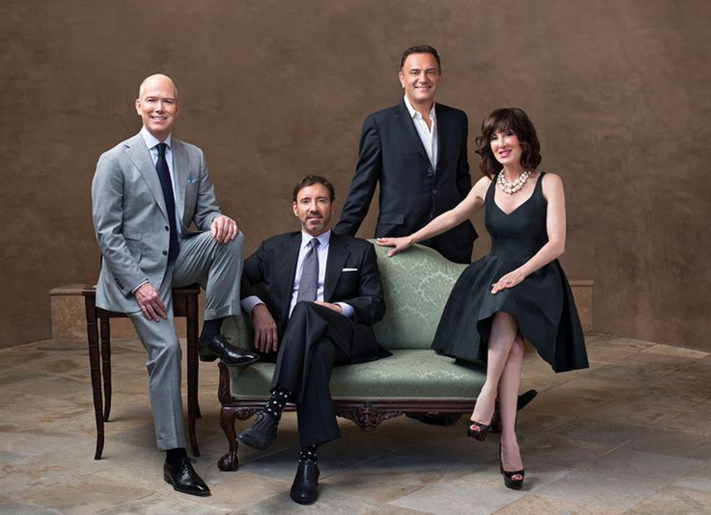
#> input picture 4_detection/images/faces/faces3.jpg, 1421 x 1029 px (shown at 1/2 size); the run also reads 1 picture not shown here
$ jupyter execute --allow-errors 4_detection.ipynb
#> lines starting #> are read from the running program, lines starting #| are printed output that depends on the picture
### 4_detection/hogvis.py
import matplotlib.pyplot as plt
import numpy as np
import skimage.draw

def hogvis(descriptor,bsize=8,norient=9):
    """
    This function visualizes a hog descriptor using little
    icons to indicate orientation. We follow the convention
    that the first orientation bin starts at a gradient
    orientations of -pi/2 and the last bin ends at pi/2

    Parameters
    ----------
    descriptor : 3D float array
         HOG descriptor values

    bsize : int
        The size of the spatial bins in pixels, defaults to 8

    norient : int
        The number of orientation histogram bins, defaults to 9

    Returns
    -------
    hog_image : 2D float array
        Visualization of the hog descriptor with oriented line segments.

    """

    d_h = descriptor.shape[0]
    d_w = descriptor.shape[1]
    hog_image = np.zeros((d_h*bsize,d_w*bsize), dtype=float)

    #radius of a spatial bin
    radius = bsize // 2
    orient = np.arange(norient)

    #angle of bin mid-points 0..pi
    orient_angle = (np.pi * (orient + .5) / norient)

    #end points of a line at each orientation
    vr = -(radius-0.5) * np.cos(orient_angle)
    vc = (radius-0.5) * np.sin(orient_angle)

    for r in range(d_h):
        for c in range(d_w):
            for o, dr, dc in zip(orient,vr,vc):
                centre = tuple([r*bsize + radius, c*bsize + radius])
                rr, cc = skimage.draw.line(int(centre[0] - dc), int(centre[1] + dr),
                                          int(centre[0] + dc), int(centre[1] - dr))
                hog_image[rr,cc] += descriptor[r, c, o]

    return hog_image


# [16 lines left out: function test_hogvis, not called in this run]

### 4_detection/4_detection.ipynb
# Object Detection

In this assignment, you will develop an object detector based on gradient features and sliding window classification. A set of test images and ***hogvis.py*** are provided in the Canvas assignment directory

---

[cell 1]
import numpy as np
import matplotlib.pyplot as plt
np.seterr(divide='ignore', invalid='ignore')

---
# 1. Image Gradients [20 pts]

Write a function that takes a grayscale image as input and returns two arrays the same size as the image, the first of which contains the magnitude of the image gradient at each pixel and the second containing the orientation.

Your function should filter the image with the simple x- and y-derivative filters described in class. Once you have the derivatives you can compute the orientation and magnitude of the gradient vector at each pixel. You should use  ***scipy.ndimage.correlate*** with the 'nearest' option in order to nicely handle the image boundaries.

Include a visualization of the output of your gradient calculate for a small test image. For displaying the orientation result, please uses a cyclic colormap such as "hsv" or "twilight".  (see https://matplotlib.org/tutorials/colors/colormaps.html)

NOTE: To be consistent with the provided code that follows, the gradient orientation values you return should range in (-pi/2,+pi/2) where a horizontal edge (vertical gradient) is -pi/2 and the angle increases as the edge rotates clockwise in the image.

[cell 2]
#we will only use:  scipy.ndimage.correlate
from scipy import ndimage

def mygradient(image):
    """
    This function takes a grayscale image and returns two arrays of the
    same size, one containing the magnitude of the gradient, the second
    containing the orientation of the gradient.


    Parameters
    ----------
    image : 2D float array of shape HxW
         An array containing pixel brightness values

    Returns
    -------
    mag : 2D float array of shape HxW
        gradient magnitudes

    ori : 2Dfloat array of shape HxW
        gradient orientations in radians
    """

    # your code goes here
    weightX = [[1,0,-1],
              [2,0,-2],
              [1,0,-1]]
    weightY = [[1,2,1],
              [0,0,0],
              [-1,-2,-1]]

    xDerivative = ndimage.correlate(image, np.array(weightX), mode="nearest")
    yDerivative = ndimage.correlate(image, np.array(weightY), mode="nearest")
    mag = np.sqrt(xDerivative ** 2 + yDerivative ** 2)
    ori = np.arctan(yDerivative/xDerivative)
    ori = np.where(np.isnan(ori), 0., ori)


    return (mag,ori)

[cell 3]
#
# Demonstrate your mygradient function here by loading in a grayscale
# image, calling mygradient, and visualizing the resulting magnitude
# and orientation images. For visualizing orientation image, I suggest
# using the hsv or twilight colormap.
#


# here is one simple test image which has gradients pointed in all
# directions so you can see if your orientation estimates are reasonable
[yy,xx] = np.mgrid[-100:100,-100:100]
testimage = np.minimum(np.maximum(np.array(xx*xx+yy*yy,dtype=float),400),8100)

(mag,ori) = mygradient(testimage)
plt.imshow(testimage, cmap='gray')
plt.show()

plt.imshow(mag, cmap='gray')
plt.show()
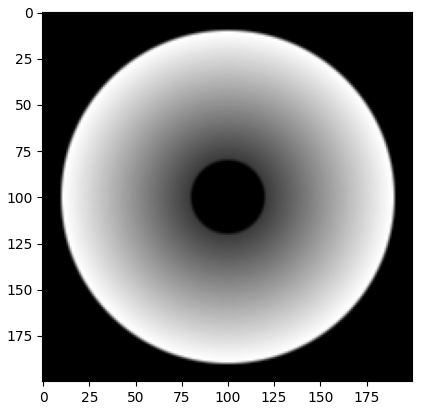
#> figure drawn by matplotlib, 1 panel

plt.imshow(ori, cmap='hsv')
plt.show()
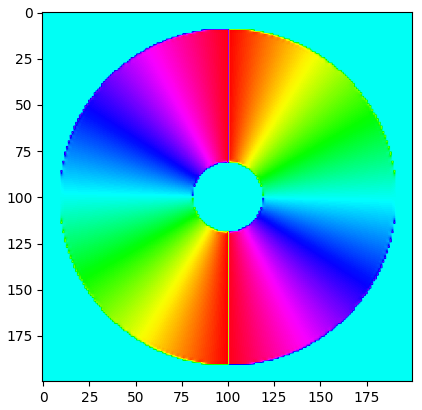
#> figure drawn by matplotlib, 1 panel

# you should also load in or synthesize another image to test with besides
# the one above.
image = plt.imread("images/faces/faces3.jpg").mean(axis=2)
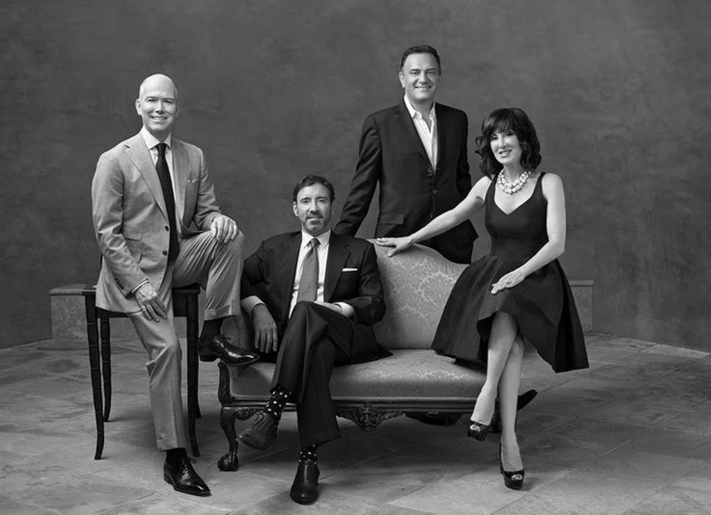
#> image: shape (1029, 1421) float64 (shown at 1/2 size); min 0, max 255, mean 83.1

(mag,ori) = mygradient(image)
#> in mygradient (call 2), `xDerivative = ndimage.correlate(image, np.array(weightX), mode="neares..`:
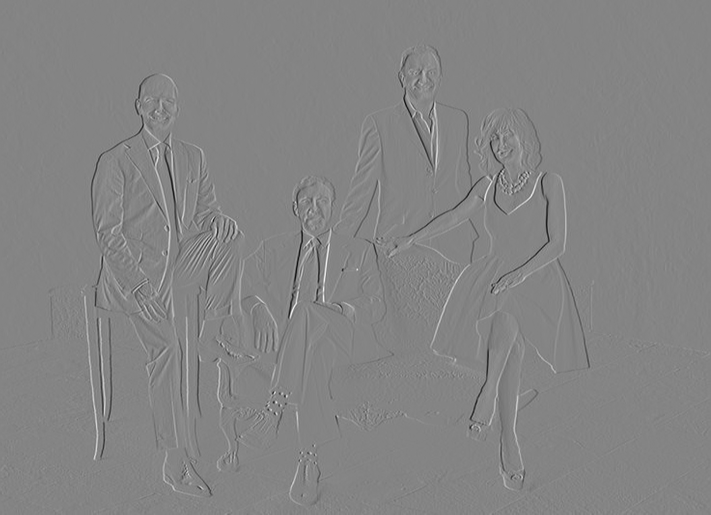
#> xDerivative: shape (1029, 1421) float64 (shown at 1/2 size); min -690.7, max 640.7, mean 0; drawn with min black and max white
#> in mygradient (call 2), `yDerivative = ndimage.correlate(image, np.array(weightY), mode="neares..`:
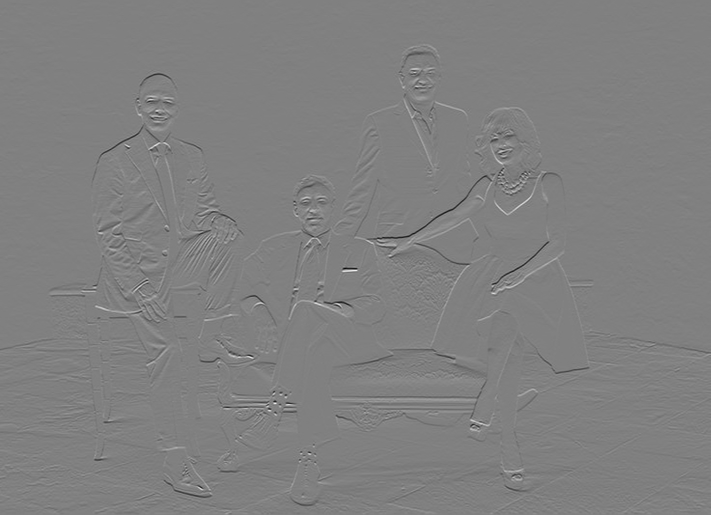
#> yDerivative: shape (1029, 1421) float64 (shown at 1/2 size); min -744.7, max 734.3, mean -0.5; drawn with min black and max white
#> in mygradient (call 2), `mag = np.sqrt(xDerivative ** 2 + yDerivative ** 2)`:
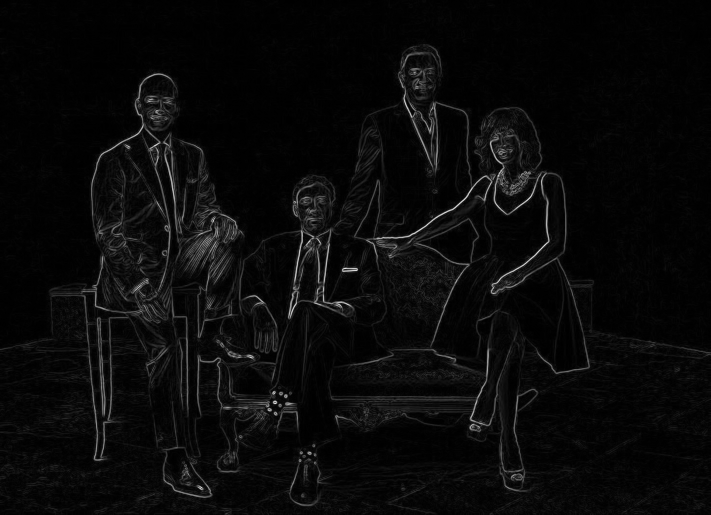
#> mag: shape (1029, 1421) float64 (shown at 1/2 size); min 0, max 767.3, mean 29.7; drawn with min black and max white
#> in mygradient (call 2), `ori = np.arctan(yDerivative/xDerivative)`:
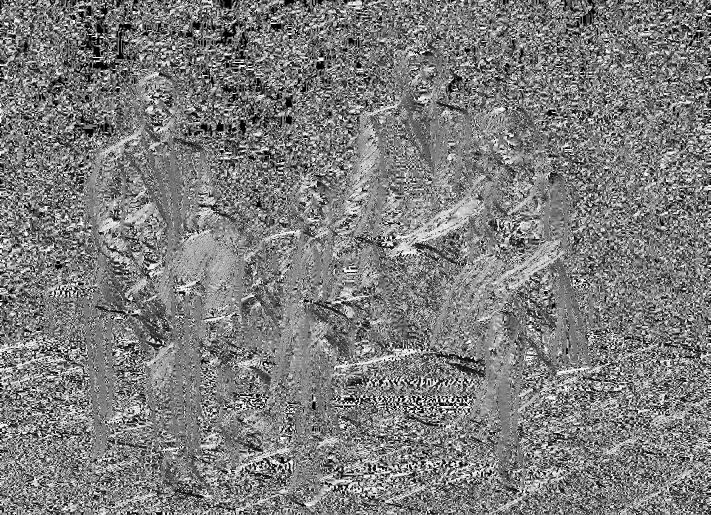
#> ori: shape (1029, 1421) float64 (shown at 1/2 size); 0.85% of the values are NaN or infinite; the others: min -1.57, max 1.57, mean -0.0165; drawn with min black, max white, NaN and infinite black

#visualize results mag,ori as images
plt.imshow(image, cmap='gray')
plt.show()

plt.imshow(mag, cmap='gray')
plt.show()

plt.imshow(ori, cmap='twilight')
plt.show()

---

# 2. Histograms of Gradient Orientations [25 pts]

Write a function that computes gradient orientation histograms over each 8x8 block of pixels in an image. Your function should bin the orientation into 9 equal sized bins between -pi/2 and pi/2. The input of your function will be an image of size HxW. The output should be a three-dimensional array ***ohist*** whose size is (H/8)x(W/8)x9 where ***ohist[i,j,k]*** contains the count of how many edges of orientation k fell in block (i,j). If the input image dimensions are not a multiple of 8, you should use ***np.pad*** with the ***mode=edge*** option to pad the width and height up to the nearest integer multiple of 8.

To determine if a pixel is an edge, we need to choose some threshold. I suggest using a threshold that is 10% of the maximum gradient magnitude in the image. Since each 8x8 block will contain a different number of edges, you should normalize the resulting histogram for each block to sum to 1 (i.e., ***np.sum(ohist,axis=2)*** should be 1 at every  location).

I would suggest your function loops over the orientation bins. For each orientation bin you'll need to identify those pixels in the image whose gradient magnitude is above the threshold and whose orientation falls in the given bin. You can do this easily in numpy using logical operations in order to generate an array the same size as the image that contains Trues at the locations of every edge pixel that falls in the given orientation bin and is above threshold. To collect up pixels in each 8x8 spatial block you can use the function ***ski.util.view_as_windows(...,(8,8),step=8)*** and ***np.count_nonzeros*** to count the number of edges in each block.

Test your code by creating a simple test image (e.g. a white disk on a black background), computing the descriptor and using the provided function ***hogvis*** to visualize it.

Note: in the discussion above I have assumed 8x8 block size and 9 orientations. In your code you should use the parameters ***bsize*** and ***norient*** in place of these constants.

[cell 4]
#we will only use:  ski.util.view_as_windows for computing hog descriptor
import skimage as ski

def hog(image,bsize=8,norient=9):

    """
    This function takes a grayscale image and returns a 3D array
    containing the histogram of gradient orientations descriptor (HOG)
    We follow the convention that the histogram covers gradients starting
    with the first bin at -pi/2 and the last bin ending at pi/2.

    Parameters
    ----------
    image : 2D float array of shape HxW
         An array containing pixel brightness values

    bsize : int
        The size of the spatial bins in pixels, defaults to 8

    norient : int
        The number of orientation histogram bins, defaults to 9

    Returns
    -------
    ohist : 3D float array of shape (H/bsize,W/bsize,norient)
        edge orientation histogram

    """
#> called with bsize = 8, norient = 9

    # determine the size of the HOG descriptor
    (h,w) = image.shape
    h2 = int(np.ceil(h/float(bsize)))
    w2 = int(np.ceil(w/float(bsize)))
    ohist = np.zeros((h2,w2,norient))

    # pad the input image on right and bottom as needed so that it
    # is a multiple of bsize
    pw = (0, bsize - w % bsize) if w % bsize != 0 else (0, 0) #amounts to pad on left and right side
    ph = (0, bsize - h % bsize) if h % bsize != 0 else (0, 0) #amounts to pad on bottom and top side
    image = np.pad(image,(ph,pw),'edge')

    # make sure we did the padding correctly
    assert(image.shape==(h2*bsize,w2*bsize))

    # compute image gradients
    (mag,ori) = mygradient(image)

    # choose a threshold which is 10% of the maximum gradient magnitude in the image
    thresh = 0.1 * np.max(mag)

    # separate out pixels into orientation channels, dividing the range of orientations
    # [-pi/2,pi/2] into norient equal sized bins and count how many fall in each block
    binEdges = np.linspace(-np.pi/2, np.pi/2, norient+1);

    # as a sanity check, make sure every pixel gets assigned to at most 1 bin.
    bincount = np.zeros((h2*bsize,w2*bsize))
    for i in range(norient):
        #create a binary image containing 1s for pixels at the ith
        #orientation where the magnitude is above the threshold.
        B = (mag >= thresh) & (ori >= binEdges[i]) & (ori < binEdges[i + 1])

        #sanity check: record which pixels have been selected at this orientation
        bincount = bincount + B

        #pull out non-overlapping bsize x bsize blocks
        chblock = ski.util.view_as_windows(B,(bsize,bsize),step=bsize)

        #sum up the count for each block and store the results
        ohist[..., i] = np.count_nonzero(chblock, axis=(2, 3))

    #each pixel should have only selected at most once
    assert(np.all(bincount<=1))

    # lastly, normalize the histogram so that the sum along the orientation dimension is 1
    # note: don't divide by 0! If there are no edges in a block (i.e. the sum of counts
    # is 0) then your code should leave all the values as zero.

    block_counts = np.sum(ohist, axis=2)
    nonzero_blocks = np.nonzero(block_counts)
    ohist[nonzero_blocks] /= block_counts[nonzero_blocks][:, np.newaxis]
    ohist[block_counts == 0] = 0


    assert(ohist.shape==(h2,w2,norient))

    return ohist

[cell 5]
#provided function for visualizing hog descriptors
from hogvis import hogvis

#
# generate a simple test image... a 80x80 image
# with a circle of radius 30 in the center
#
[yy,xx] = np.mgrid[-40:41,-40:41]
im = np.array((xx*xx+yy*yy<=30*30),dtype=float)
#
# display the image and the output of hogvis
#
h = hog(im)
hogim = hogvis(h)

plt.subplot(1,2,1)
plt.imshow(im)
plt.subplot(1,2,2)
plt.imshow(hogim)
plt.show()


#=============================================
# two other synthetic test images to experiment with
[yy,xx] = np.mgrid[-40:41,-40:41]
im = np.array((xx*xx+yy*yy<=30*30),dtype=float)
im[np.abs(xx+yy)<=3] = 0

#
# display the image and the output of hogvis
#
h = hog(im)
hogim = hogvis(h)

plt.subplot(1,2,1)
plt.imshow(im)
plt.subplot(1,2,2)
plt.imshow(hogim)
plt.show()
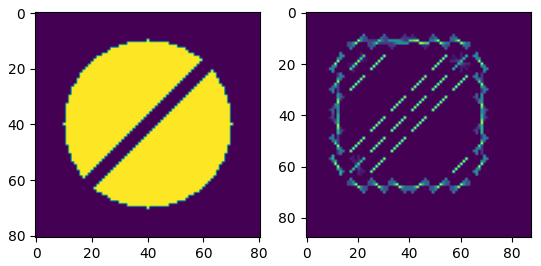
#> figure drawn by matplotlib, 2 panels


#=============================================
[yy,xx] = np.mgrid[-100:101,-100:101]
im = np.array(np.sin((xx*xx+yy*yy)/800),dtype=float)
#
# display the image and the output of hogvis
# #
h = hog(im)
hogim = hogvis(h)

plt.subplot(1,2,1)
plt.imshow(im)
plt.subplot(1,2,2)
plt.imshow(hogim)
plt.show()
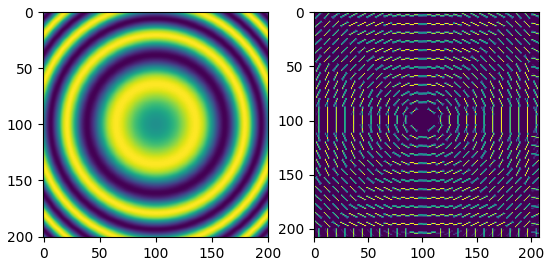
#> figure drawn by matplotlib, 2 panels

---
# 3. Detection [25 pts]

Write a function that takes a template and an image and returns the top detections found in the image. Your function should follow the definition given below.

In your function you should first compute the histogram-of-gradient-orientation feature map for the image, then correlate the template with the feature map. Since the feature map and template are both three dimensional, you will want to filter each orientation separately and then sum up the results to get the final response. If the image of size HxW then this final response map will be of size (H/8)x(W/8).

When constructing the list of top detections, your code should implement non-maxima suppression so that it doesn't return overlapping detections. You can do this by sorting the responses in descending order of their score. Every time you add a detection to the list to return, check to make sure that the location of this detection is not too close to any of the detections already in the output list. You can estimate the overlap by computing the distance between a pair of detections and checking that the distance is greater than say 70% of the width of the template.

Your code should return the locations of the detections in terms of the original image pixel coordinates (so if your detector had a high response at block [i,j] in the response map, then you should return (8*i,8*j) as the pixel coordinates).

I have provided a function for visualizing the resulting detections which you can use to test your detect function. Please include some visualization of a simple test case.

[cell 6]
import scipy
#we will only use:  ski.util.view_as_windows for computing hog descriptor
from scipy import ndimage
import math

def detect(image,template,ndetect=5,bsize=8,norient=9):

    """
    This function takes a grayscale image and a HOG template and
    returns a list of detections where each detection consists
    of a tuple containing the coordinates and score (x,y,score)

    Parameters
    ----------
    image : 2D float array of shape HxW
         An array containing pixel brightness values

    template : a 3D float array
        The HOG template we wish to match to the image

    ndetect : int
        Number of detections to return

    bsize : int
        The size of the spatial bins in pixels, defaults to 8

    norient : int
        The number of orientation histogram bins, defaults to 9

    Returns
    -------
    detections : a list of tuples of length ndetect
        Each detection is a tuple (x,y,score)

    """
#> called with template = array of shape (3, 3, 9), ndetect = 5, bsize = 8, norient = 9

    # norient for the template should match the norient parameter passed in
    assert(template.shape[2]==norient)

    fmap = hog(image,bsize,norient)


    #cross-correlate the template with the feature map to get the total response
    resp = np.zeros((fmap.shape[0],fmap.shape[1]))
    for i in range(norient):
        resp = resp + scipy.ndimage.correlate(fmap[:,:,i],template[:,:,i], mode='nearest')

#     print("Resp:", resp)
    #sort the values in resp in descending order.
    # val[i] should be ith largest score in resp
    # ind[i] should be the index at which it occurred so that val[i]==resp[ind[i]]
    val =  np.sort(resp.flatten())[::-1]   #sorted response values
    ind = [(np.array(i//resp.shape[1]), np.array(i%resp.shape[1])) for i in np.flip(np.argsort(resp, axis=None))]

    #work down the list of responses from high to low, to generate a
    # list of ndetect top scoring matches which do not overlap
    detcount = 0
    i = 0
    detections = []
    while ((detcount < ndetect) and (i < len(val))):
        # convert 1d index into 2d index
        xb = ind[i][1]
        yb = ind[i][0]

# [4 lines of commented-out code are left out]
        assert(val[i]==resp[yb,xb]) #make sure we did indexing correctly

        #covert block index to pixel coordinates based on bsize
        xp = bsize*xb
        yp = bsize*yb

        #check if this detection overlaps any detections that we've already added
        #to the list. compare the x,y coordinates of this detection to the x,y
        #coordinates of the detections already in the list and see if any overlap
        #by checking if the distance between them is less than 70% of the template
        # width/height

        overlap = False
        for d in detections:
            if (abs(xp-d[0]) < (0.7 * template.shape[0] * bsize)) and (abs(yp-d[1]) < (0.7 * template.shape[1] * bsize)):
                overlap = True
                break

# [7 lines of commented-out code are left out]
        if not overlap:
            detcount = detcount + 1
            detections.append((xp,yp,val[i]))


        i=i+1

    if (len(detections) < ndetect):
        print('WARNING: unable to find ',ndetect,' non-overlapping detections')

    return detections

[cell 7]
import matplotlib.patches as patches

def plot_detections(image,detections,tsize_pix):
    """
    This is a utility function for visualization that takes an image and
    a list of detections and plots the detections overlayed on the image
    as boxes.

    Color of the bounding box is based on the order of the detection in
    the list, fading from green to red.

    Parameters
    ----------
    image : 2D float array of shape HxW
         An array containing pixel brightness values

    detections : a list of tuples of length ndetect
        Detections are tuples (x,y,score)

    tsize_pix : (int,int)
        The height and width of the box in pixels

    Returns
    -------
    None

    """
#> called with tsize_pix = (24, 24)
    ndetections = len(detections)

    plt.imshow(image,cmap=plt.cm.gray)
    ax = plt.gca()
    w = tsize_pix[1]
    h = tsize_pix[0]
    red = np.array([1,0,0])
    green = np.array([0,1,0])
    ct = 0
    for (x,y,score) in detections:
        xc = x-(w//2)
        yc = y-(h//2)
        col = (ct/ndetections)*red + (1-(ct/ndetections))*green
        rect = patches.Rectangle((xc,yc),w,h,linewidth=3,edgecolor=col,facecolor='none')
        ax.add_patch(rect)
        ct = ct + 1

    plt.show()
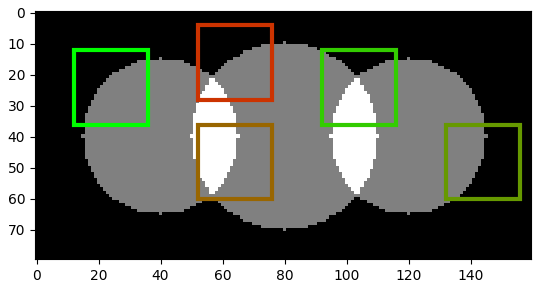
#> figure drawn by matplotlib, 1 panel
#> (the rest of the program and of its run is left out)
